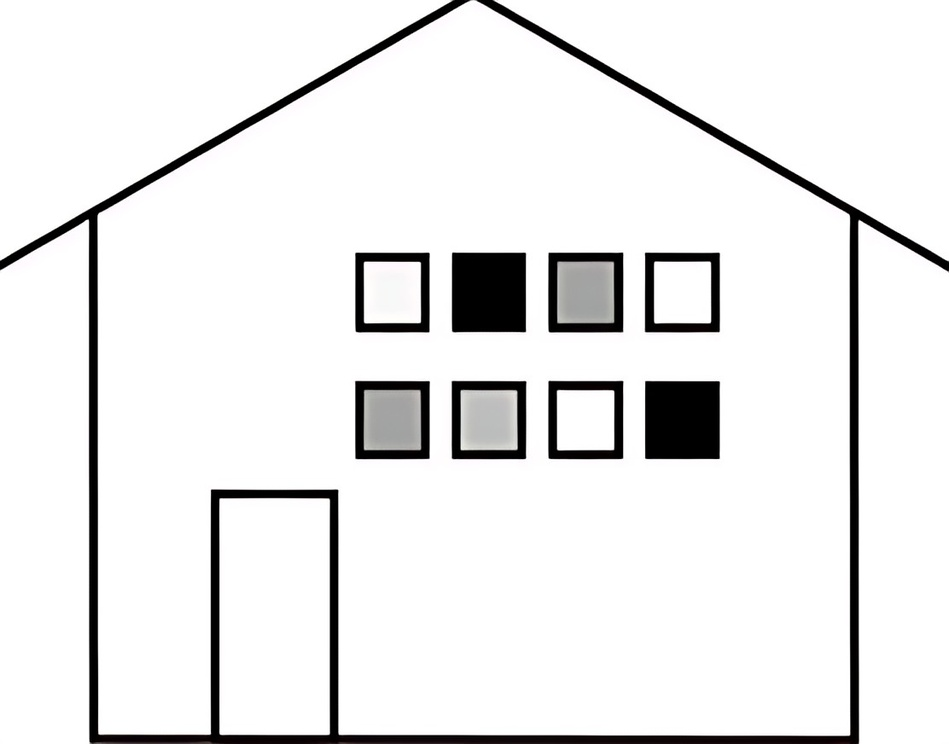
#> input picture Univercities-Assignments/Affinity/transfer_image/input/home.jpg, 949 x 744 px, shrunk from 1112 x 872 before the run, found by its file name
$ python transfer.py
#> lines starting #> are read from the running program, lines starting #| are printed output that depends on the picture
import cv2
import numpy as np

image = cv2.imread("Univercities-Assignments\Affinity\outputs\home.jpg")
#> image is the input picture: shape (744, 949, 3); mean B, G, R 233.7, 233.7, 233.8

h , w = image.shape[:2]
#> h = 744; w = 949

result = np.zeros((int(h*1.11), int(w*1.08), 3), dtype=np.uint8)

kernel = np.array([[1 , 0 , 100],
                   [0 , 1 , 100],
                   [0 , 0 , 1]])

for y in range(h) :
    for x in range(w) :
        x_new = int(kernel[0,0]*x + kernel[0,1]*y + kernel[0,2])
        y_new = int(kernel[1,0]*x + kernel[1,1]*y + kernel[1,2])

        if 0 <= x_new < result.shape[1] and 0 <= y_new < result.shape[0] :
            result[y_new , x_new] = image[y , x]
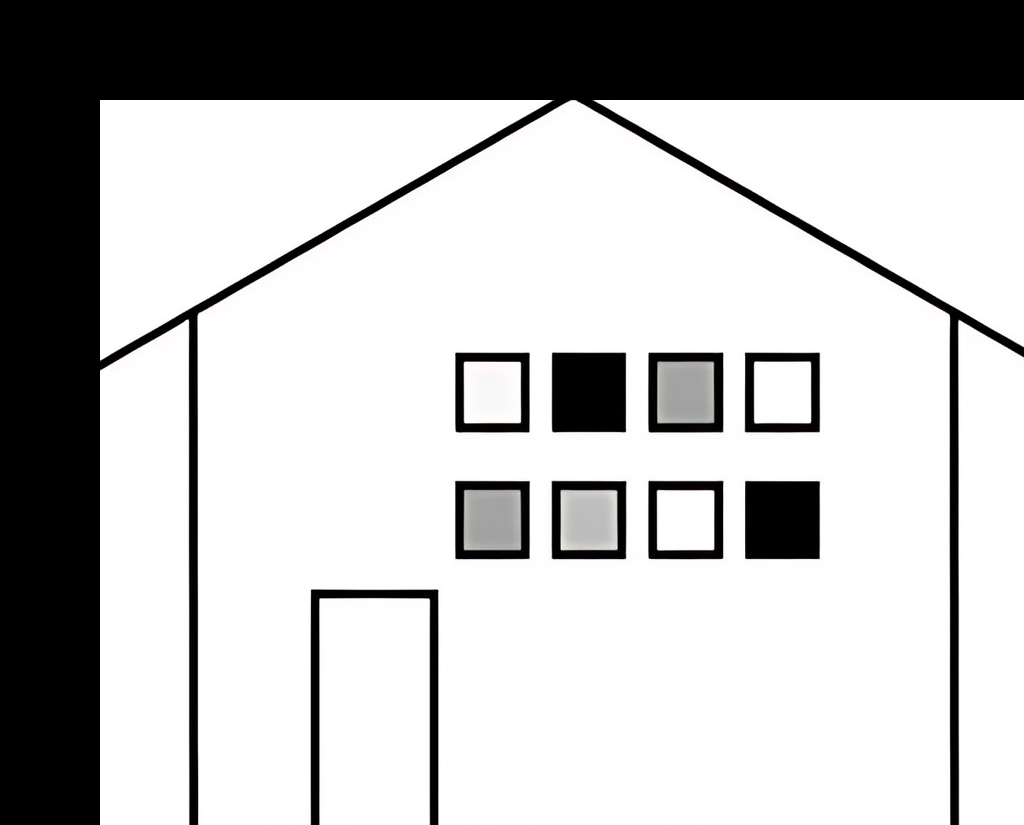
#> result: shape (825, 1024, 3); mean B, G, R 186.5, 186.5, 186.6

cv2.imwrite("Univercities-Assignments/Affinity\outputs/transfered-image2.jpg" , result)
